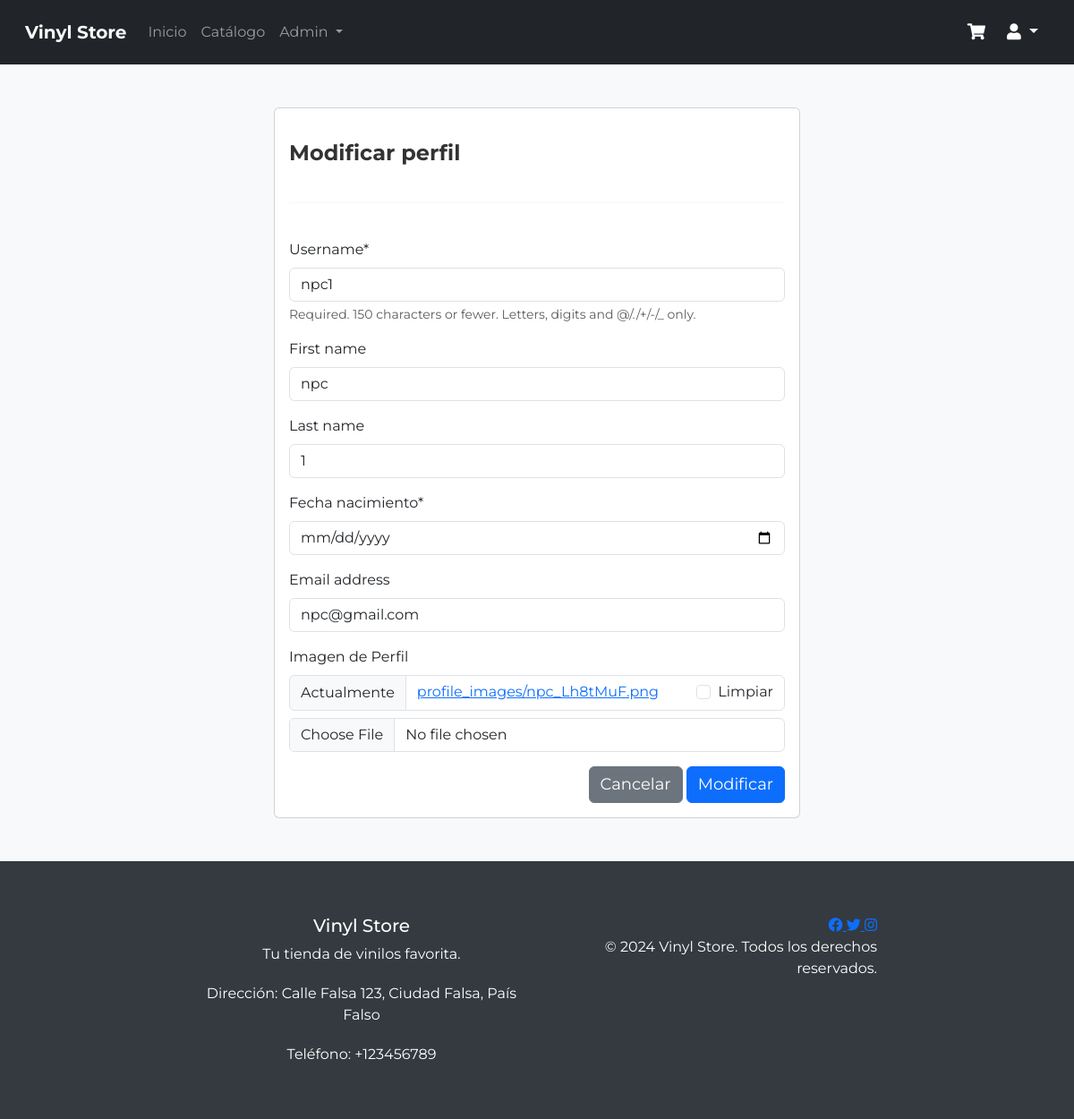
The page /modificarperfil/2/ (signed in) on the database as committed earlier.
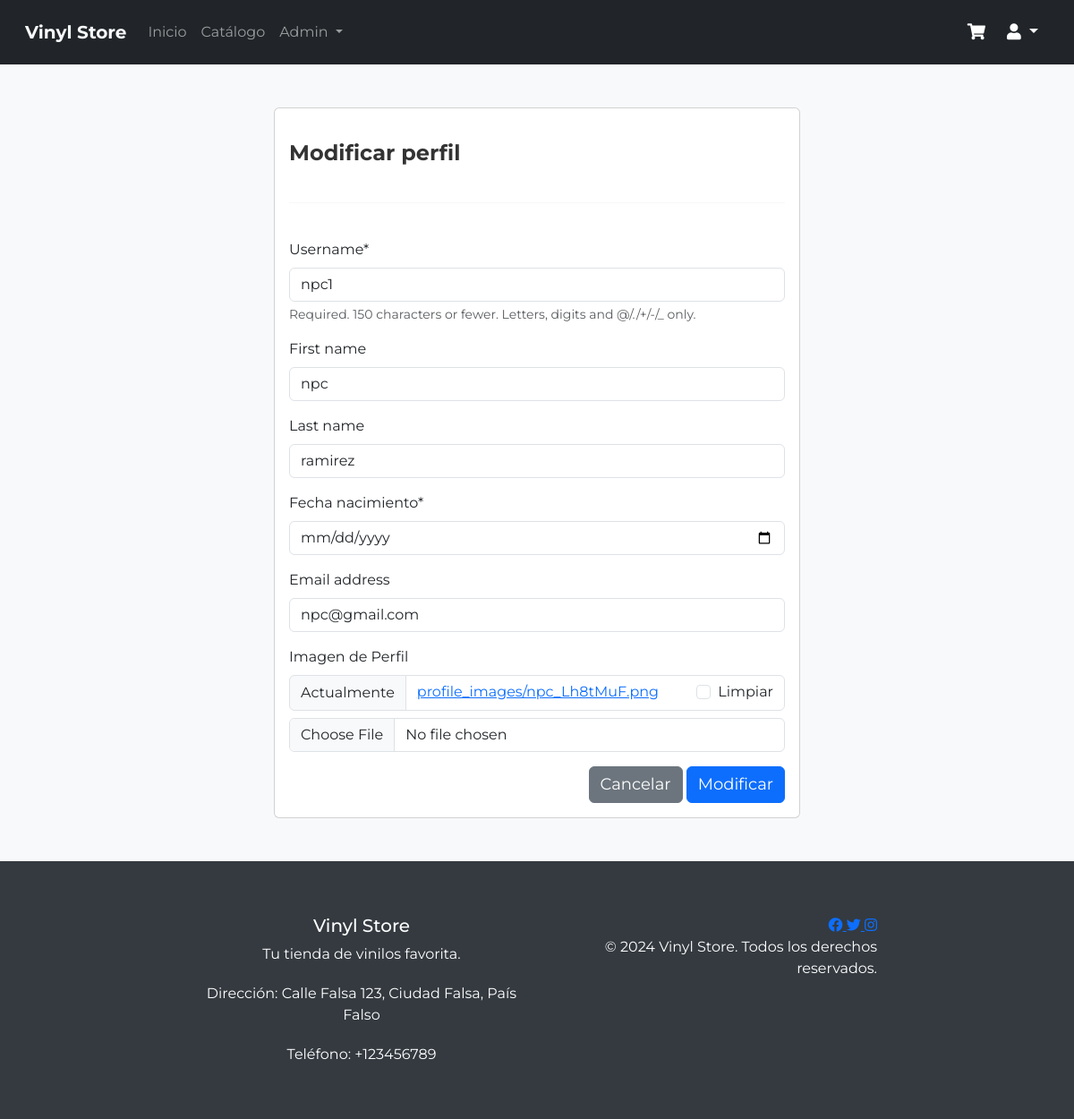
The same page on the database as committed later.
### aplicacion/models.py (models this page shows, shortened)
class CustomUser(AbstractUser):
    fecha_nacimiento = models.DateField(blank=True, null=True)
    imagen = models.ImageField(upload_to='profile_images/', blank=True, null=True)

### aplicacion/views.py (the view)
# urls.py: path('modificarperfil/<int:id>/', modificarperfil, name='modificarperfil'),
@login_required
def modificarperfil(request, id):
    user = get_object_or_404(CustomUser, id=id)
    form = UpdCustomUserCreationForm(instance=user)
    if request.method == "POST":
        form = UpdCustomUserCreationForm(request.POST, files=request.FILES, instance=user)
        if form.is_valid():
            form.save()
            messages.success(request, "Perfil modificado correctamente")
            return redirect('perfil_usuario')  # Redirigir al perfil del usuario después de guardar los cambios
    datos = {
        'user': user,
        'form': form
    }
    return render(request, 'aplicacion/modificarperfil.html', datos)

### aplicacion/forms.py (shortened to what this page needs)
class UpdCustomUserCreationForm(forms.ModelForm):
    fecha_nacimiento = forms.DateField(widget=forms.DateInput(attrs={"type":"date"}))
    imagen = forms.ImageField(label='Imagen de Perfil', required=False)
    class Meta:
        model = CustomUser
        fields = ['username', 'first_name', 'last_name', 'fecha_nacimiento', 'email', 'imagen']

### aplicacion/templates/aplicacion/modificarperfil.html (shortened to what this page needs)
{% extends "aplicacion/base.html" %}
{% load static %}
{% load crispy_forms_tags %}
{% block content %}
<br><br>
<div class="row">
    <div class="col-12 col-md-6 offset-md-3">
        <div class="card">
            <div class="card-body">
                <h2>Modificar perfil</h2>
                <hr>
                <form action="" method="post" enctype="multipart/form-data">
                    {{form | crispy}}
                    <div class="d-flex justify-content-end">
                        <a href="{% url 'perfil_usuario' %}">
                            <button type="button" class="btn btn-secondary">Cancelar</button>
                        </a>
                        <input type="submit" value="Modificar" class="btn btn-primary">
                    </div>
                </form>
            </div>
        </div>
    </div>
</div>
<br></br>
{% endblock content %}

Rows that differ between the two databases and show on the page:
changed CustomUser "npc1": last_name "1" → "ramirez"
